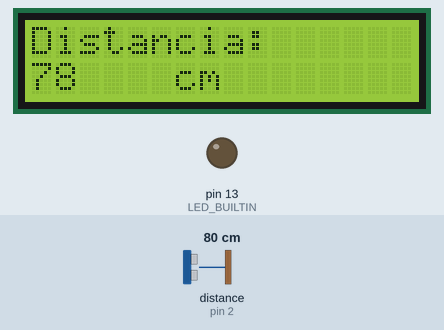
Simulated run of this sketch. Board: Arduino Uno, built with avr-gcc and run on an emulated ATmega328P. Shown: 16×2 character LCD, output pins drawn as LEDs (lit = HIGH). Wiring (inferred from the names in the program): ultrasonic range finder: trigger pin 3; echo pin 2. The test bench sets the inputs (shaded band); at power-on: distance to the obstacle (sensor on pin 2) 80 cm. The echo pulse lasts 58.3 µs per cm; pins used as bus, display or sensor lines are not drawn.

Above: at 1.2 s.
1.3 s: distance to the obstacle (sensor on pin 2) set to 250 cm
At 1.9 s:
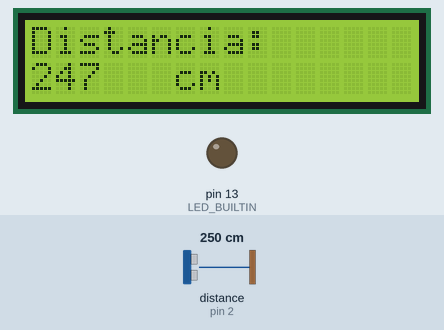
4.3 s: distance to the obstacle (sensor on pin 2) set to 56 cm
At 4.8 s:
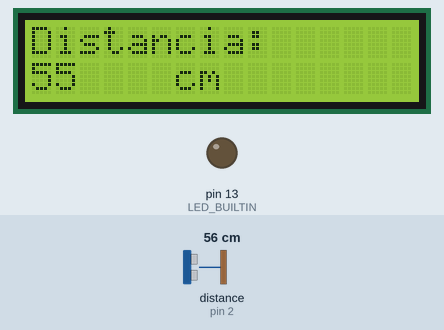
5.9 s: distance to the obstacle (sensor on pin 2) set to 48 cm
At 6.9 s:
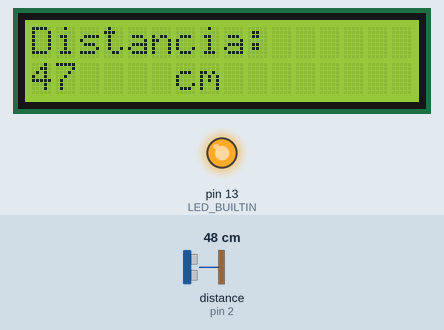
7.5 s: distance to the obstacle (sensor on pin 2) set to 35 cm
At 8.7 s:
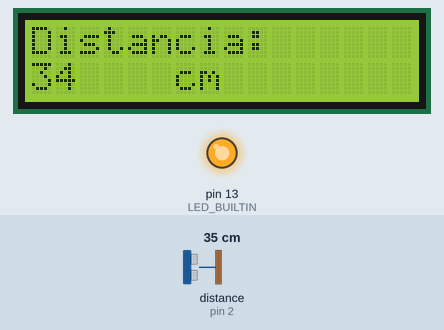
10.5 s: distance to the obstacle (sensor on pin 2) set to 18 cm
At 12.1 s:
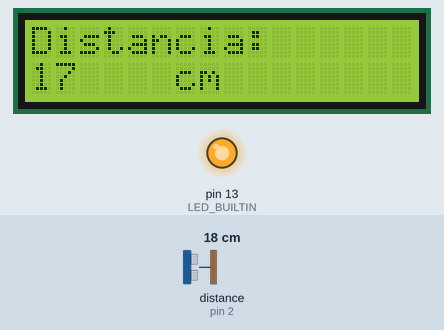
Timing chart, 0 to 13.6 s (numbered marks = the images above; inputs shaded):
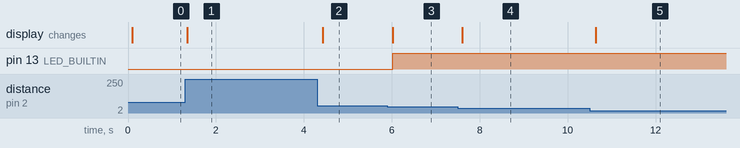

The sketch:

UltrasonicSensor.ino
```cpp
/*****************************************************************************
* HC-SR04 Ultrasonic Sensor
* Code to turn a LED on when an object is within 50cm range
* Author: Kelen C. Teixeira Vivaldini
******************************************************************************/
#include <LiquidCrystal_I2C.h>


#define echo_PIN 2
#define trigger_PIN 3
int distance;

// Configuração do display LCD I2C
LiquidCrystal_I2C lcd(0x27, 16, 2);

void setup() {
  // Inicialização do display LCD
  lcd.init();
  lcd.backlight();
  // Mensagem de boas-vindas no LCD
  lcd.setCursor(0, 0);
  lcd.print("Distancia: ");
  Serial.begin(9600);
  pinMode(LED_BUILTIN, OUTPUT);
  pinMode(trigger_PIN, OUTPUT);
  pinMode(echo_PIN, INPUT);
}

float readDistance() {
  digitalWrite(trigger_PIN, LOW);
  delayMicroseconds(2);
  digitalWrite(trigger_PIN, HIGH);
  delayMicroseconds(10);
  digitalWrite(trigger_PIN, LOW);
  int duration = pulseIn(echo_PIN, HIGH);
  distance = duration * 0.034/2;
  lcd.clear();
  lcd.print("Distancia: ");
  lcd.setCursor(0, 1);
  lcd.print(distance);
  lcd.setCursor(6,1);
  lcd.print("cm");

  return distance; //Constante obtida com calibração
}

void loop() {
  distance = readDistance();
  bool isNearby = distance < 50;
  digitalWrite(LED_BUILTIN, isNearby);
  delay(100);
}
```

Measured:
- the behaviour switches between 51 and 50 cm on distance to the obstacle (sensor on pin 2) (found by bisection; images 2 and 3)
- after the input at 1.3 s, the display: changes after 0.05 s (image 1)
- after the input at 4.3 s, the display: changes after 0.13 s (image 2)
- after the input at 5.9 s, pin 13 (LED_BUILTIN): LOW → HIGH after 0.12 s; the display: changes after 0.12 s (image 3)
- after the input at 7.5 s, the display: changes after 0.11 s (image 4)
- after the input at 10.5 s, the display: changes after 0.13 s (image 5)
